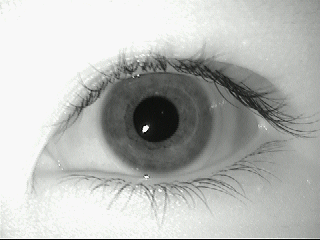
#> input picture iris authentication/iris dataset/MMU-Iris-Database/1/left/aeval1.bmp, 320 x 240 px
$ python tempCodeRunnerFile.py
#> lines starting #> are read from the running program, lines starting #| are printed output that depends on the picture; after the words box and inside, x2 and y2 are one past the last pixel; in counts of white or black regions, pixels touching at a corner belong together
import cv2
import numpy as np
import matplotlib.pyplot as plt

# Load the image using OpenCV
image_cv = cv2.imread("aeval1.bmp", cv2.IMREAD_GRAYSCALE)
#> image_cv: shape (240, 320); min 2, max 248, mean 184.7

# Apply a median blur to reduce noise
blurred = cv2.medianBlur(image_cv, 5)
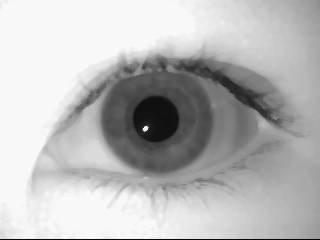
#> blurred: shape (240, 320); min 6, max 248, mean 185.1

# Use Hough Circle Transform to detect circular regions (likely iris)
circles = cv2.HoughCircles(
    blurred,
    cv2.HOUGH_GRADIENT,
    dp=1,
    minDist=50,
    param1=100,
    param2=30,
    minRadius=20,
    maxRadius=80
)
#> circles = [[158.5, 118.5, 54.1]]

# Create a mask for the detected iris
mask = np.zeros_like(image_cv)
if circles is not None:
    circles = np.uint16(np.around(circles))
#> circles = [[158, 118, 54]]
    for circle in circles[0, :]:
        center = (circle[0], circle[1])  # Circle center
        radius = circle[2]  # Circle radius
        cv2.circle(mask, center, radius, 255, -1)  # Draw filled circle on the mask
#> this loop made 1 pass
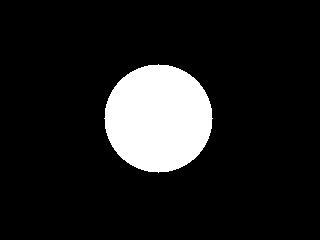
#> mask: shape (240, 320); 11.9% white; 1 white region, box (x1, y1, x2, y2) and area: (104, 64, 213, 173) 9145

# Use thresholding to create a binary mask for the pupil
_, binary_mask = cv2.threshold(image_cv, 40, 255, cv2.THRESH_BINARY_INV)  # Tune threshold if needed
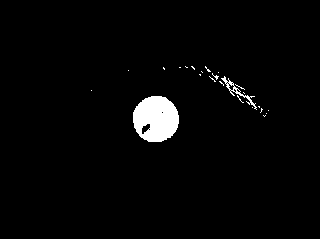
#> binary_mask: shape (240, 320); 2.9% white; 25 white regions (22 under 20 px)

# Detect contours to isolate the pupil
contours, _ = cv2.findContours(binary_mask, cv2.RETR_EXTERNAL, cv2.CHAIN_APPROX_SIMPLE)
#> contours = 25 contours, 23 with area under 20; largest, box (x1, y1, x2, y2) and area: (133, 96, 179, 142) 1618, (221, 76, 257, 110) 134

# Assume the largest external contour is the pupil
pupil_contour = max(contours, key=cv2.contourArea)
#> pupil_contour = contour of 65 points, box (x1, y1, x2, y2) (133, 96, 179, 142), area 1618

# Create a mask for the pupil
pupil_mask = np.zeros_like(image_cv)
cv2.drawContours(pupil_mask, [pupil_contour], -1, 255, thickness=cv2.FILLED)
#> pupil_mask: shape (240, 320); 2.2% white; 1 white region, box (x1, y1, x2, y2) and area: (133, 96, 179, 142) 1686

# Create the concentric mask
mask = mask - pupil_mask
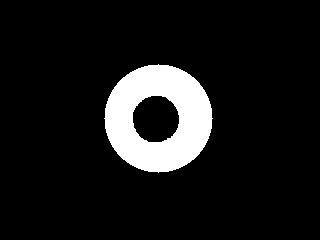
#> mask: shape (240, 320); 9.7% white; 1 white region, box (x1, y1, x2, y2) and area: (104, 64, 213, 173) 7459

# Apply the mask to isolate the iris
segmented_iris = cv2.bitwise_and(image_cv, image_cv, mask=mask)
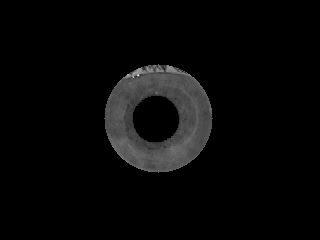
#> segmented_iris: shape (240, 320); min 0, max 248, mean 8.1

rows, cols = segmented_iris.shape
#> rows = 240; cols = 320
center_x, center_y = cols // 2, rows // 2  # Assuming iris is centered
#> center_x = 160; center_y = 120

# Generate a polar grid
theta, r = np.meshgrid(
    np.linspace(0, 2 * np.pi, 256),
    np.linspace(0, radius, radius)
)

# Map to Cartesian coordinates
x = (center_x + r * np.cos(theta)).astype(np.float32)
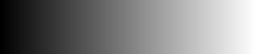
#> theta: shape (54, 256) float64; min 0, max 6.28, mean 3.14; drawn with min black and max white
y = (center_y + r * np.sin(theta)).astype(np.float32)

# Perform remapping
normalized_iris = cv2.remap(segmented_iris, x, y, interpolation=cv2.INTER_LINEAR)
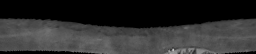
#> normalized_iris: shape (54, 256); min 0, max 195, mean 44.9

# Display the result
plt.figure(figsize=(12, 6))
plt.subplot(1, 4, 1)
plt.imshow(image_cv, cmap='gray')
plt.title('Original Image')
plt.axis('off')

$ run again, with iris authentication/iris dataset/MMU-Iris-Database/1/left/aeval3.bmp copied over iris authentication/iris dataset/MMU-Iris-Database/1/left/aeval1.bmp
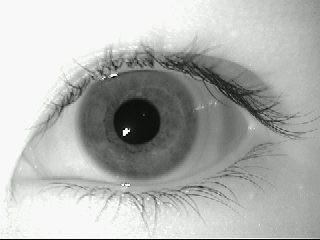
#> input picture iris authentication/iris dataset/MMU-Iris-Database/1/left/aeval3.bmp, 320 x 240 px
#> `circles = cv2.HoughCircles( blurred, cv2.HOUGH_GRADIENT, dp=1, minDist..`: circles = [[137.5, 115.5, 64]]
#> `circles = np.uint16(np.around(circles))`: circles = [[138, 116, 64]]
#> the loop `for circle in circles[0, :]:` made 1 pass
#> after the loop `for circle in circles[0, :]:`:
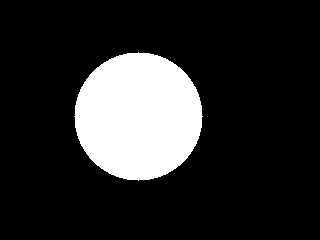
#> mask: shape (240, 320); 16.7% white; 1 white region, box (x1, y1, x2, y2) and area: (74, 52, 203, 181) 12853
#> binary_mask: shape (240, 320); 2.9% white; 46 white regions (43 under 20 px)
#> contours = 46 contours, 44 with area under 20; largest, box (x1, y1, x2, y2) and area: (113, 98, 160, 145) 1634, (210, 74, 248, 107) 76
#> pupil_contour = contour of 77 points, box (x1, y1, x2, y2) (113, 98, 160, 145), area 1634
#> pupil_mask: shape (240, 320); 2.2% white; 1 white region, box (x1, y1, x2, y2) and area: (113, 98, 160, 145) 1704
#> `normalized_iris = cv2.remap(segmented_iris, x, y, interpolation=cv2.IN..`:
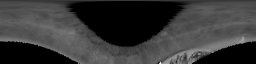
#> normalized_iris: shape (64, 256); min 0, max 247, mean 55.7
